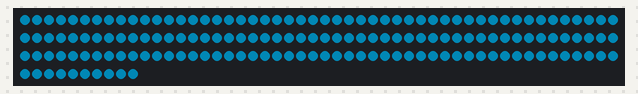
The sketch below on a simulated ESP32. Parts: 160 RGB LEDs in strip order, left to right, continuing on the next row. Dim RGB values are drawn brighter than linear; nothing arrives over Bluetooth unless stated; a phone connects over Bluetooth LE 3 s after start; what the sketch prints to the serial monitor is not drawn.

Above: at 0.1 s.

The sketch:

prosodyball_orb.ino
```cpp
#include <BLEDevice.h>
#include <BLEUtils.h>
#include <BLEServer.h>
#include <NeoPixelBus.h>

// --- HARDWARE CONFIG ---
#define DATA_PIN    4
#define NUM_LEDS    160

NeoPixelBus<NeoGrbFeature, NeoEsp32Rmt0Ws2812xMethod> strip(NUM_LEDS, DATA_PIN);

// --- BLE UUIDs ---
#define SERVICE_UUID        "5b1e0001-8a0e-4f1b-9c5a-2f3d4e5a6b7c"
#define CHARACTERISTIC_UUID "5b1e0002-8a0e-4f1b-9c5a-2f3d4e5a6b7c"

BLEServer* pServer = NULL;
bool deviceConnected = false;

struct ColorPacket { uint8_t r, g, b, res, wgt; };
QueueHandle_t colorQueue;

class ColorPacketCallbacks: public BLECharacteristicCallbacks {
    void onWrite(BLECharacteristic *pCharacteristic) {
        String value = pCharacteristic->getValue();
        size_t n = value.length();
        if (n < 3) return;  // ignore malformed writes

        // 5 bytes [R,G,B,Res,Weight] is the current protocol. Older clients may
        // send 4 bytes (no weight) or 3 bytes (color only); fill neutral defaults
        // so the orb still animates sensibly: resonance 0 (calm), weight 128 (mid body).
        ColorPacket pkt = {
            (uint8_t)value[0],
            (uint8_t)value[1],
            (uint8_t)value[2],
            (n >= 4) ? (uint8_t)value[3] : (uint8_t)0,
            (n >= 5) ? (uint8_t)value[4] : (uint8_t)128
        };
        Serial.printf("Received -> R:%d G:%d B:%d Res:%d Wgt:%d (len=%u)\n",
                      pkt.r, pkt.g, pkt.b, pkt.res, pkt.wgt, (unsigned)n);
        xQueueSend(colorQueue, &pkt, 0);
    }
};

// Global animation state
uint8_t targetR = 0;
uint8_t targetG = 0;
uint8_t targetB = 0;
uint8_t targetRes = 0;
uint8_t targetWgt = 128;   // vocal weight 0=light .. 255=heavy; mid until first packet

class ServerCallbacks: public BLEServerCallbacks {
    void onConnect(BLEServer* pServer) {
        deviceConnected = true;
        Serial.println(">>> App Connected via Bluetooth!");
    }
    void onDisconnect(BLEServer* pServer) {
        deviceConnected = false;
        Serial.println(">>> App Disconnected.");
    }
};

RgbColor adjustColor(uint8_t r, uint8_t g, uint8_t b) {
    float gamma = 2.2f;
    uint8_t cr = (uint8_t)(powf((float)r / 255.0f, gamma) * 255.0f);
    uint8_t cg = (uint8_t)(powf((float)g / 255.0f, gamma) * 255.0f);
    uint8_t cb = (uint8_t)(powf((float)b / 255.0f, gamma) * 255.0f);

    // Scale green and blue to prevent washing out red (green: 60%, blue: 80%)
    cg = (uint8_t)(cg * 0.60f);
    cb = (uint8_t)(cb * 0.80f);

    return RgbColor(cr, cg, cb);
}

void setup() {
    Serial.begin(115200);
    colorQueue = xQueueCreate(5, sizeof(ColorPacket));

    strip.Begin();

    // Boot splash: Soft Teal
    RgbColor teal = adjustColor(0, 150, 150);
    for (int i = 0; i < NUM_LEDS; i++) strip.SetPixelColor(i, teal);
    strip.Show();
    delay(1000);

    BLEDevice::init("ProsodyBall-Orb");
    pServer = BLEDevice::createServer();
    pServer->setCallbacks(new ServerCallbacks());

    BLEService *pService = pServer->createService(SERVICE_UUID);
    BLECharacteristic *pCharacteristic = pService->createCharacteristic(
        CHARACTERISTIC_UUID,
        BLECharacteristic::PROPERTY_WRITE
    );
    pCharacteristic->setCallbacks(new ColorPacketCallbacks());
    pService->start();
    pServer->getAdvertising()->start();

    Serial.println("BLE Active. Broadcasting as: 'ProsodyBall-Orb'");
}

void loop() {
    ColorPacket pkt;
    if (xQueueReceive(colorQueue, &pkt, 0)) {
        targetR = pkt.r;
        targetG = pkt.g;
        targetB = pkt.b;
        targetRes = pkt.res;
        targetWgt = pkt.wgt;
    }

    // ====================================================================
    // ANIMATION ENGINE — whole-globe resonance PULSE + weight body
    // --------------------------------------------------------------------
    // Resonance (0..1, dark..bright) -> a whole-globe pulse/blink. A
    //   brighter voice pulses FASTER and DEEPER; a darker voice is a slow,
    //   shallow throb. A uniform brightness pulse is the most diffuser-proof
    //   cue there is, so it stays obvious through the frosted globe.
    // Weight (0..1) -> baseline brightness ("body") plus a mild calming of
    //   the pulse: heavy = fuller and steadier, light = dimmer and livelier.
    // ====================================================================

    // ---- Tunable feel (grouped so you never hunt through the math) ----
    const float PULSE_SPEED_MIN   = 0.0025f; // pulse rate (rad/ms) at dark resonance  (~2.5 s period, slow throb)
    const float PULSE_SPEED_MAX   = 0.0130f; // pulse rate (rad/ms) at bright resonance (~0.5 s period, fast blink)
    const float PULSE_DEPTH_MIN   = 0.15f;   // brightness dip at dark resonance   (gentle, 0..1)
    const float PULSE_DEPTH_MAX   = 0.70f;   // brightness dip at bright resonance (deep blink, 0..1; raise toward 0.9 for near-off troughs)
    const float PULSE_SHAPE       = 1.0f;    // waveform: 1 = smooth pulse; >1 = blinkier (quick flash, longer dark)
    const float BASE_BRIGHT_LIGHT = 0.55f;   // baseline brightness for the lightest voice (weight 0)
    const float BASE_BRIGHT_HEAVY = 0.95f;   // baseline brightness for the heaviest voice (weight 1)
    const float STEADINESS_MAX    = 0.35f;   // how much full weight calms the pulse depth (0 = none, 1 = flat)
    const float MULT_CEILING      = 1.00f;   // hard clamp on final multiplier -> never exceeds the old peak power

    uint32_t t = millis();
    float res = targetRes / 255.0f;          // 0..1 resonance (0 = dark, 1 = bright)
    float wgt = targetWgt / 255.0f;          // 0..1 weight    (0 = light, 1 = heavy)

    // WEIGHT -> baseline brightness ("body") + a mild steadiness.
    float baseline   = BASE_BRIGHT_LIGHT + (BASE_BRIGHT_HEAVY - BASE_BRIGHT_LIGHT) * wgt;
    float steadiness = STEADINESS_MAX * wgt;                          // heavier = a touch calmer

    // RESONANCE -> pulse rate and depth (brighter resonance = faster + deeper).
    float pulseSpeed = PULSE_SPEED_MIN + (PULSE_SPEED_MAX - PULSE_SPEED_MIN) * res;
    float pulseDepth = (PULSE_DEPTH_MIN + (PULSE_DEPTH_MAX - PULSE_DEPTH_MIN) * res) * (1.0f - steadiness);

    // One global pulse for the whole globe (uniform -> maximally diffuser-proof).
    float s = sinf(t * pulseSpeed) * 0.5f + 0.5f;    // 0..1 raw sine
    s = powf(s, PULSE_SHAPE);                         // 1 = smooth; >1 = blinkier
    float pulse = 1.0f - pulseDepth * (1.0f - s);     // dips from baseline toward dim

    float mult = baseline * pulse;
    if (mult > MULT_CEILING) mult = MULT_CEILING;     // power-safe clamp
    if (mult < 0.0f) mult = 0.0f;

    RgbColor baseColor = adjustColor(targetR, targetG, targetB);
    RgbColor outColor = RgbColor((uint8_t)(baseColor.R * mult),
                                 (uint8_t)(baseColor.G * mult),
                                 (uint8_t)(baseColor.B * mult));

    for (int i = 0; i < NUM_LEDS; i++) {
        strip.SetPixelColor(i, outColor);
    }
    strip.Show();

    if (!deviceConnected) {
        delay(500);
        pServer->getAdvertising()->start();
        Serial.println("Re-advertising...");
        deviceConnected = true;
    }

    delay(10);
}
```
